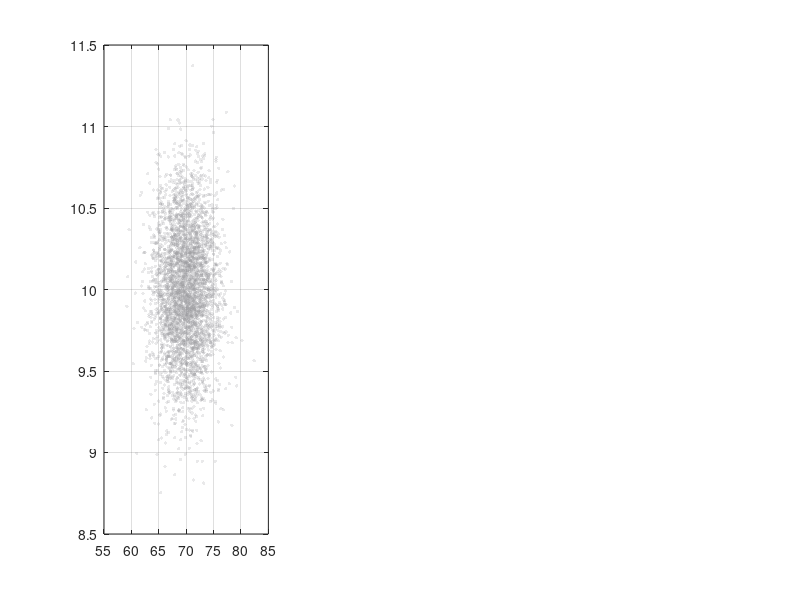

Source code (MATLAB): (Note: this script raises an error after producing the figure.)
%% Polar -> Cartesian : Monte-Carlo vs Taylor (EKF) vs Unscented Transform (UT)
%  SEL5917 — Nonlinear Filtering
%  Gaussian in polar coords (r,theta) pushed through g(r,theta)=[r cos, r sin].
%  Three approximations of the transformed mean/covariance:
%    (MC)     Monte-Carlo  (ground truth)                  -- blue
%    (TAYLOR) 1st-order Taylor / EKF:  mu=g(mu), C=G*Sig*G' -- orange
%    (UT)     Unscented:  sigma pts chi^i = mu + c*Sig^{1/2}*s^i, weighted moments -- purple
%
%  Output: ../images/polar2cart_ut_comparison.gif  and  .png
%  Author: generated for Prof. Marcos R. Fernandes.

clear; clc; close all; rng(3);

r0=10; th0=deg2rad(70); sr=0.35; Nmc=4000;
z1=randn(Nmc,1); z2=randn(Nmc,1);              % fixed draws -> smooth morph
sth_deg=[linspace(3,34,34), 34*ones(1,8)];

% ----- UT weights / sigma set (n=2) -----
n=2; kappa=1; c=sqrt(n+kappa);
S=[0 1 -1 0 0; 0 0 0 1 -1];                    % symmetric set (2n+1 cols)
w=[kappa/(n+kappa), repmat(1/(2*(n+kappa)),1,2*n)];   % weights w0,w,...

co=get(groot,'defaultAxesColorOrder');
cMC=co(1,:); cTAY=co(2,:); cUT=co(4,:);        % blue / orange / purple

here=fileparts(mfilename('fullpath'));
gifOut=fullfile(here,'..','images','polar2cart_ut_comparison.gif');
pngOut=fullfile(here,'..','images','polar2cart_ut_comparison.png');

g=@(r,th)[r.*cos(th); r.*sin(th)];

fig=figure('Color','w','Position',[60 60 1320 600]);

for fidx=1:numel(sth_deg)
    sth=deg2rad(sth_deg(fidx));
    mu=[r0;th0]; Sig=diag([sr^2, sth^2]); L=sqrt(Sig);   % diagonal -> elementwise sqrt

    % --- Monte-Carlo ---
    r=r0+sr*z1; th=th0+sth*z2;
    P=[r.*cos(th), r.*sin(th)];
    muMC=mean(P,1)'; covMC=cov(P);

    % --- Taylor / EKF ---
    muT=g(r0,th0);
    G=[cos(th0), -r0*sin(th0); sin(th0), r0*cos(th0)];
    covT=G*Sig*G';

    % --- Unscented Transform ---
    Chi = mu + c*L*S;                          % sigma points in polar space (2 x 5)
    Y   = [Chi(1,:).*cos(Chi(2,:)); Chi(1,:).*sin(Chi(2,:))];  % transformed (2 x 5)
    muU = Y*w';
    dY  = Y - muU;
    covU= (w.*dY)*dY';

    errT=norm(muMC-muT); errU=norm(muMC-muU);

    clf(fig);
    % ---------- left: input Gaussian in polar space ----------
    ax1=subplot(1,3,1); hold(ax1,'on'); box(ax1,'on'); grid(ax1,'on');
    scatter(ax1, rad2deg(th), r, 6,[0.6 0.6 0.62],'filled','MarkerFaceAlpha',0.22);
    draw_ellipse(ax1,[rad2deg(th0);r0],diag([rad2deg(sth)^2, sr^2]),2,cMC,'-');
    % sigma points in polar space
    plot(ax1, rad2deg(Chi(2,:)), Chi(1,:), 'd','MarkerFaceColor',cUT,'MarkerEdgeColor','k','MarkerSize',9);
    xlabel(ax1,'bearing  \theta  [deg]'); ylabel(ax1,'range  r  [m]');
    title(ax1,'Input:  Gaussian + sigma points','FontSize',12);
    xlim(ax1,[th0*180/pi-105, th0*180/pi+105]); ylim(ax1,[r0-4*sr, r0+4*sr]);

    % ---------- right: Cartesian comparison ----------
    ax2=subplot(1,3,[2 3]); hold(ax2,'on'); box(ax2,'on'); grid(ax2,'on'); axis(ax2,'equal');
    scatter(ax2, P(:,1),P(:,2), 6,[0.62 0.62 0.66],'filled','MarkerFaceAlpha',0.18);
    hMC =draw_ellipse(ax2,muMC,covMC,2,cMC ,'-');
    hTAY=draw_ellipse(ax2,muT ,covT ,2,cTAY,'-');
    hUT =draw_ellipse(ax2,muU ,covU ,2,cUT ,'-');
    % transformed sigma points
    plot(ax2, Y(1,:),Y(2,:),'d','MarkerFaceColor',cUT,'MarkerEdgeColor','k','MarkerSize',9);
    % means
    plot(ax2,muMC(1),muMC(2),'o','MarkerFaceColor',cMC ,'MarkerEdgeColor',cMC ,'MarkerSize',7);
    plot(ax2,muT(1) ,muT(2) ,'s','MarkerFaceColor',cTAY,'MarkerEdgeColor',cTAY,'MarkerSize',8);
    xlabel(ax2,'p_x  [m]'); ylabel(ax2,'p_y  [m]');
    xlim(ax2,[-7 10]); ylim(ax2,[1 12]);
    legend(ax2,[hMC hTAY hUT], ...
        {'Monte-Carlo (true)','1^{st}-order Taylor / EKF','Unscented (UT)'}, ...
        'Location','southwest','FontSize',10,'Box','off');
    title(ax2, sprintf('Cartesian:  \\sigma_\\theta = %2.0f^\\circ    |    mean error:  Taylor = %.2f m,  UT = %.2f m', ...
          sth_deg(fidx),errT,errU),'FontSize',12);

    sgtitle(fig,'Polar \rightarrow Cartesian:  Monte-Carlo  vs  Taylor (EKF)  vs  Unscented (UT)', ...
            'FontSize',14,'FontWeight','bold');

    drawnow;
    frame=getframe(fig); [A,cm]=rgb2ind(frame2im(frame),256);
    if fidx==1, imwrite(A,cm,gifOut,'gif','LoopCount',Inf,'DelayTime',0.12);
    else,       imwrite(A,cm,gifOut,'gif','WriteMode','append','DelayTime',0.12); end
end
try, exportgraphics(fig,pngOut,'Resolution',130); catch, saveas(fig,pngOut); end
fprintf('final: Taylor mean err = %.3f m,  UT mean err = %.3f m\n', errT, errU);
fprintf('Saved GIF -> %s\nSaved PNG -> %s\n', gifOut, pngOut);

%% ---- ellipse helper ----
function h=draw_ellipse(ax,mu,C,ns,col,ls)
    C=(C+C')/2; [V,D]=eig(C); D=max(D,0);
    t=linspace(0,2*pi,100); e=V*sqrt(D)*[cos(t);sin(t)]*ns;
    h=plot(ax, mu(1)+e(1,:), mu(2)+e(2,:), ls,'Color',col,'LineWidth',2.4);
end
